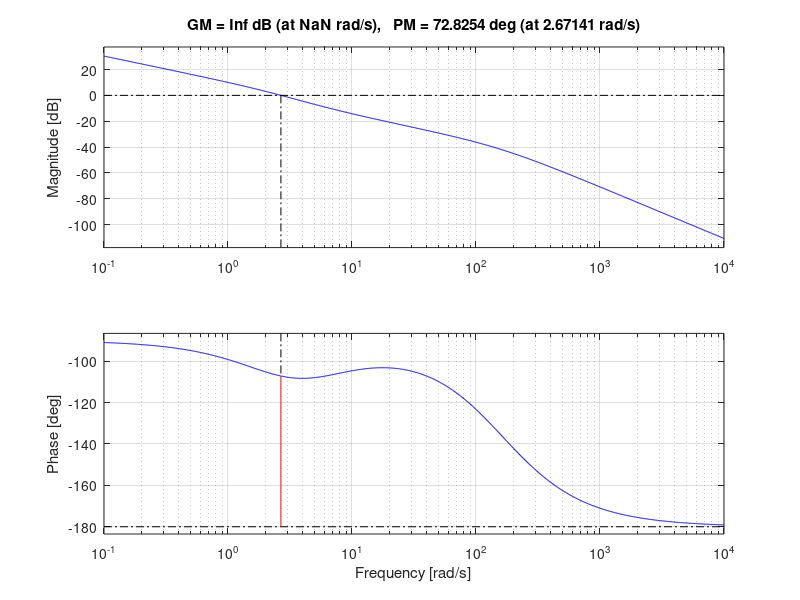
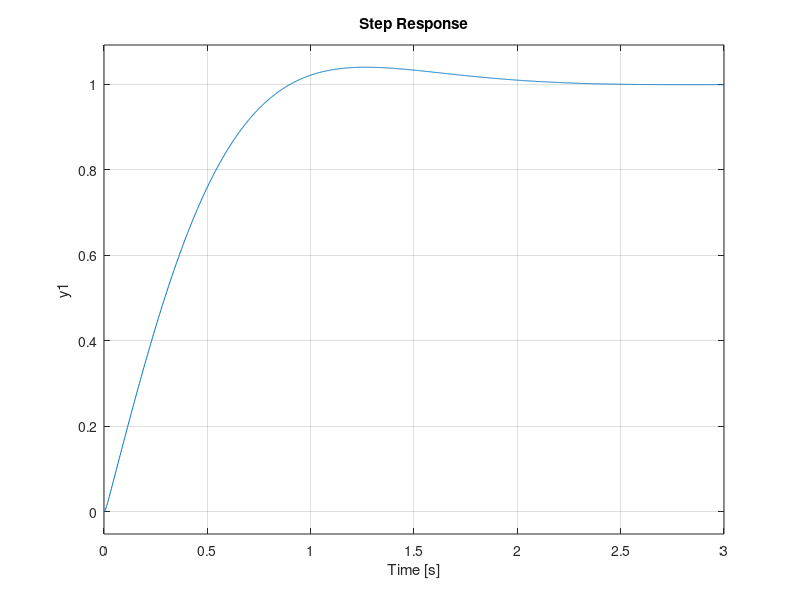

Write the MATLAB code that produced these figures, in order. (Note: this script raises an error after producing the figures.)
close all; clear; clc;
Jm=0.04;
Jl=0.5;
bm=0.1;
bl=0;
K=0.25;
R=8;
L=0.05;
n=1/75;
Jo=Jm+(n^2)*Jl;
bo=bm+(n^2)*bl;
num=[K*n];
numv=[K*n 0];
den=[L*Jo,L*bo+R*Jo,R*bo+K^2,0];
G=tf(num,den);
Po=4;
Ts=2;
zeta=0.75;
wn=3;
P=pole(G);
Z=zero(G);
%D=-pi+sum(P)-sum(Z)
if zeta<1
    Sp(1)=-zeta*wn + wn*sqrt(1-zeta^2)*j;
    Sp(2)=-zeta*wn - wn*sqrt(1-zeta^2)*j;
else
    Sp(1)=-zeta*wn + wn*sqrt(zeta^2-1)*j;
    Sp(2)=-zeta*wn - wn*sqrt(zeta^2-1)*j;
end
D=-pi;
for i=1:length(P)
    D=D+angle(Sp(1)-P(i));
end

for i=1:length(Z)
    D=D-angle(Sp(1)-Z(i));
end

zpd=-imag(Sp(1))/(tan(D))+real(Sp(1));
PD=tf([1 -zpd],1);
figure(1); hold on;
rlocus(PD*G)
sgrid(zeta,wn)
%[Kpd poles]=rlocfind(PD*G)
Kpd=174.2554;
Gpd=feedback(Kpd*PD*G,1);
margin(Kpd*PD*G)
figure(2); hold on;
step(Gpd)
stepinfo(Gpd)
[y,t]=step(Gpd);
s=tf('s');
figure(3); hold on;
step(Gpd/s,10)
step(1/s,10)
[yr,tr]=step(Gpd/s,10);
nyquist(Kpd*PD*G)
